Frame 1 (no input): blank canvas, image omitted
Frame 60 (no input): blank canvas, image omitted
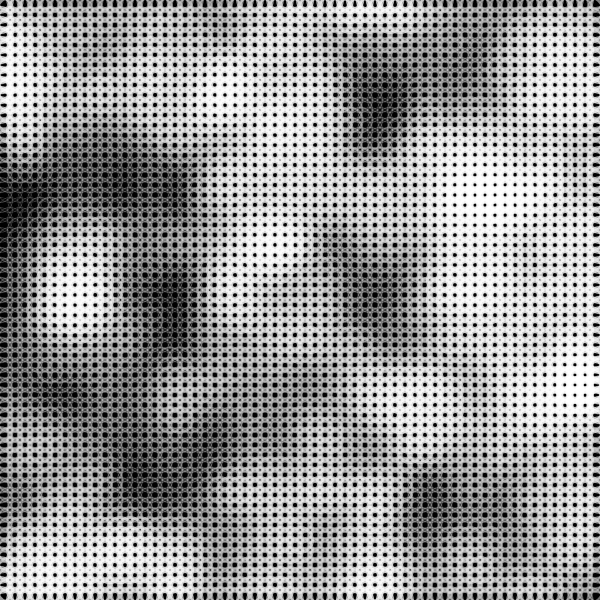
Frame 120 (the mouse pressed at the canvas centre since frame 60)

The p5.js sketch whose frames 1 and 60 were blank and that drew this single picture after the mouse press (run headless with seeded random() and noise() and a simulated clock; from frame 60 on, the mouse is pressed at the canvas centre):

// p5.js sketch
// ── sketch.js
// 2D noise grid of rotating outlined circles — mouseX = rotation, mouseY = size

let xstart, xnoise, ynoise;

function setup() {
  createCanvas(600, 600);
  xstart = random(10);
  xnoise = xstart;
  ynoise = random(10);
}

function draw() {
  background(0);

  for (let y = 0; y <= height; y += 10) {
    ynoise += 0.1;
    xnoise = xstart;
    for (let x = 0; x <= width; x += 10) {
      xnoise += 0.1;
      drawPoint(x, y, noise(xnoise, ynoise));
    }
  }
}

function drawPoint(x, y, nf) {
  push();
  translate(x, y);
  rotate(nf * radians(mouseX));
  noFill();
  stroke(255, nf * 255);
  strokeWeight(5 * nf);
  const len = map(mouseY, 0, height, 0, 50);
  ellipse(0, 0, len, len);
  pop();
}
